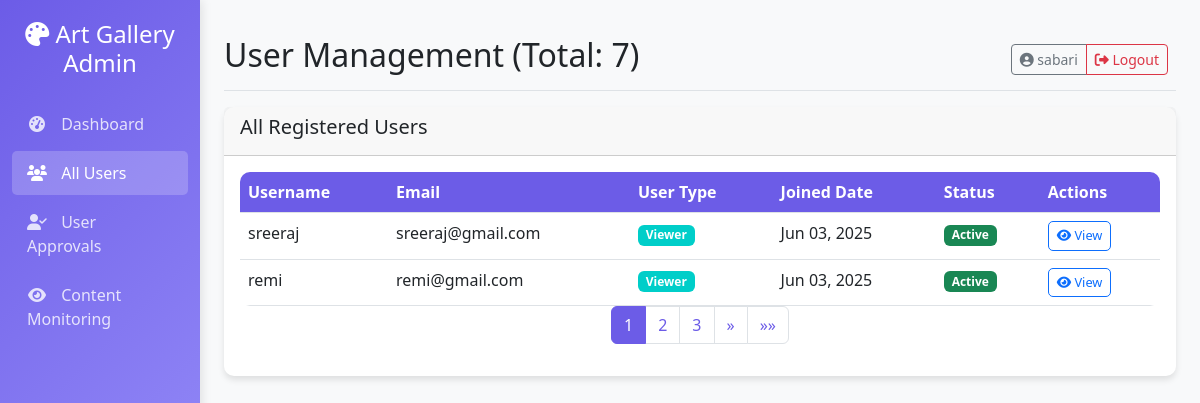
The page /admin_all_users/ (signed in) on the database its author committed.
### Art/models.py (models this page shows, shortened)
class User(AbstractUser):
    USER_TYPE_CHOICES = (
        ('artist', 'Artist'),
        ('viewer', 'Viewer')
    )
    user_type = models.CharField(max_length=10, choices=USER_TYPE_CHOICES)
    bio = models.TextField(blank=True)
    profile_picture = models.ImageField(upload_to='profiles/', blank=True)
    website = models.URLField(blank=True)
    created_at = models.DateTimeField(auto_now_add=True)
    class Meta:
        permissions = [
            ("approve_user", "Can approve/reject user accounts"),
            ("manage_content", "Can moderate content")
        ]

### Art/views.py (the view)
# urls.py: path('admin_all_users/', views.all_users, name='admin_all_users'),
@login_required(login_url='login')
def all_users(request):
    users = User.objects.all().order_by('-date_joined')
    paginator = Paginator(users, 2)
    page_number = request.GET.get('page')
    page_obj = paginator.get_page(page_number)
    return render(request, 'adminT/all_users.html', {
        'page_obj': page_obj,
        'total_users': users.count()
    })

### Art/templates/adminT/all_users.html (shortened to what this page needs)
{% extends 'adminT/admin_base.html' %}
{% block heading %}User Management (Total: {{ total_users }}){% endblock %}
{% block content %}
<div class="card">
    <div class="card-header">
        <div class="d-flex justify-content-between align-items-center">
            <h5>All Registered Users</h5>
        </div>
    </div>
    <div class="card-body">
        <div class="table-responsive">
            <table class="table table-hover">
                <thead>
                    <tr>
                        <th>Username</th>
                        <th>Email</th>
                        <th>User Type</th>
                        <th>Joined Date</th>
                        <th>Status</th>
                        <th>Actions</th>
                    </tr>
                </thead>
                <tbody>
                    {% for user in page_obj %}
                    <tr>
                        <td>{{ user.username }}</td>
                        <td>{{ user.email }}</td>
                        <td>
                            <span class="badge {% if user.user_type == 'artist' %}badge-artist{% else %}badge-viewer{% endif %}">
                                {{ user.get_user_type_display }}
                            </span>
                        </td>
                        <td>{{ user.date_joined|date:"M d, Y" }}</td>
                        <td>
                            {% if user.is_active %}
                                <span class="badge bg-success">Active</span>
                            {% else %}
                                <span class="badge bg-warning">Pending</span>
                            {% endif %}
                        </td>
                        <td>
                            <a href="#" class="btn btn-sm btn-outline-primary action-btn" data-bs-toggle="modal" data-bs-target="#userModal{{ user.id }}">
                                <i class="fas fa-eye"></i> View
                            </a>
                        </td>
                    </tr>
                    {% endfor %}
                </tbody>
            </table>
        </div>
        <nav aria-label="Page navigation">
            <ul class="pagination justify-content-center">
                {% for num in page_obj.paginator.page_range %}
                    {% if page_obj.number == num %}
                        <li class="page-item active">
                            <a class="page-link" style="color: white;" href="?page={{ num }}">{{ num }}</a>
                        </li>
                    {% elif num > page_obj.number|add:'-3' and num < page_obj.number|add:'3' %}
                        <li class="page-item">
                            <a class="page-link"  href="?page={{ num }}">{{ num }}</a>
                        </li>
                    {% endif %}
                {% endfor %}
                {% if page_obj.has_next %}
                    <li class="page-item">
                        <a class="page-link" href="?page={{ page_obj.next_page_number }}" aria-label="Next">
                            <span aria-hidden="true">&raquo;</span>
                        </a>
                    </li>
                    <li class="page-item">
                        <a class="page-link" href="?page={{ page_obj.paginator.num_pages }}" aria-label="Last">
                            <span aria-hidden="true">&raquo;&raquo;</span>
                        </a>
                    </li>
                {% endif %}
            </ul>
        </nav>
    </div>
</div>
{% endblock %}

### Art/templates/adminT/admin_base.html (shortened to what this page needs)
{% load static %}
<!DOCTYPE html>
<html lang="en">
<head>
    <link href="https://cdn.jsdelivr.net/npm/bootstrap@5.3.0/dist/css/bootstrap.min.css" rel="stylesheet">
    <link rel="stylesheet" href="https://cdnjs.cloudflare.com/ajax/libs/font-awesome/6.4.0/css/all.min.css">
</head>
<body>
    <div class="container-fluid">
        <div class="row">
            <div class="col-md-3 col-lg-2 d-md-block sidebar collapse">
                <div class="text-center mb-4">
                    <h4><i class="fas fa-palette"></i> Art Gallery Admin</h4>
                </div>
                <ul class="nav flex-column">
                    <li class="nav-item">
                        <a class="nav-link {% if request.path == '/admin_dashboard/' %}active{% endif %}"
                            href="{% url 'admin_dashboard' %}">
                            <i class="fas fa-tachometer-alt"></i> Dashboard
                        </a>
                    </li>
                    <li class="nav-item">
                        <a class="nav-link {% if request.path == '/admin_all_users/' %}active{% endif %}"
                            href="{% url 'admin_all_users' %}">
                            <i class="fas fa-users"></i> All Users
                        </a>
                    </li>
                    <li class="nav-item">
                        <a class="nav-link {% if request.path == '/admin_user_management' %}active{% endif %}"
                            href="{% url 'admin_user_management' %}">
                            <i class="fas fa-user-check"></i> User Approvals
                        </a>
                    </li>
                    <li class="nav-item">
                        <a class="nav-link {% if request.path == '/admin_content/' %}active{% endif %}"
                            href="{% url 'admin_content_monitoring' %}">
                            <i class="fas fa-eye"></i> Content Monitoring
                        </a>
                    </li>
                </ul>
            </div>
            <main class="col-md-9 ms-sm-auto col-lg-10 px-md-4 main-content">
                <div
                    class="d-flex justify-content-between flex-wrap flex-md-nowrap align-items-center pt-3 pb-2 mb-3 border-bottom">
                    <h1 class="h2">{% block heading %}{% endblock %}</h1>
                    <div class="btn-toolbar mb-2 mb-md-0">
                        <div class="btn-group me-2">
                            <span class="btn btn-sm btn-outline-secondary">
                                <i class="fas fa-user-circle"></i> {{ request.user.username }}
                            </span>
                            <a href="{% url 'logout' %}" class="btn btn-sm btn-outline-danger">
                                <i class="fas fa-sign-out-alt"></i> Logout
                            </a>
                        </div>
                    </div>
                </div>
                {% block content %}{% endblock %}
            </main>
        </div>
    </div>
</body>
</html>

### Art/templates/adminT/admin_base.html (style rules this page uses)
:root { --primary-color: #6c5ce7; --secondary-color: #a29bfe; --dark-color: #2d3436; --light-color: #f5f6fa; --danger-color: #d63031; --warning-color: #fdcb6e; --success-color: #00b894; }
body { background-color: #f8f9fa; font-family: 'Segoe UI', Tahoma, Geneva, Verdana, sans-serif; }
.sidebar { background: linear-gradient(135deg, var(--primary-color), var(--secondary-color)); color: white; height: 100vh; position: fixed; padding-top: 20px; box-shadow: 2px 0 10px rgba(0, 0, 0, 0.1); }
.sidebar .nav-link { color: rgba(255, 255, 255, 0.8); margin-bottom: 5px; border-radius: 5px; padding: 10px 15px; transition: all 0.3s; }
.sidebar .nav-link:hover, .sidebar .nav-link.active { background-color: rgba(255, 255, 255, 0.2); color: white; }
.sidebar .nav-link i { margin-right: 10px; width: 20px; text-align: center; }
.main-content { margin-left: 250px; padding: 20px; }
.card { border: none; border-radius: 10px; box-shadow: 0 4px 6px rgba(0, 0, 0, 0.1); transition: transform 0.3s; margin-bottom: 20px; }
.table-responsive { border-radius: 10px; overflow: hidden; }
.table { margin-bottom: 0; }
.table th { background-color: var(--primary-color); color: white; }
.badge-viewer { background-color: #00cec9; }
.action-btn { padding: 5px 10px; border-radius: 5px; font-size: 0.8rem; }
.pagination .page-item.active .page-link { background-color: var(--primary-color); border-color: var(--primary-color); }
.pagination .page-link { color: var(--primary-color); }
.action-btn { padding: 0.25rem 0.5rem; font-size: 0.8rem; }

### rows shown on the page
User: user.username "sabari"
User: username "sreeraj", email "sreeraj@gmail.com", user_type "Viewer", date_joined "Jun 03, 2025", is_active "Active"
User: username "remi", email "remi@gmail.com", user_type "Viewer", date_joined "Jun 03, 2025", is_active "Active"

### other values the page prints
{{ total_users }} "7"
{{ num }} "1"
{{ num }} "2" "3"
